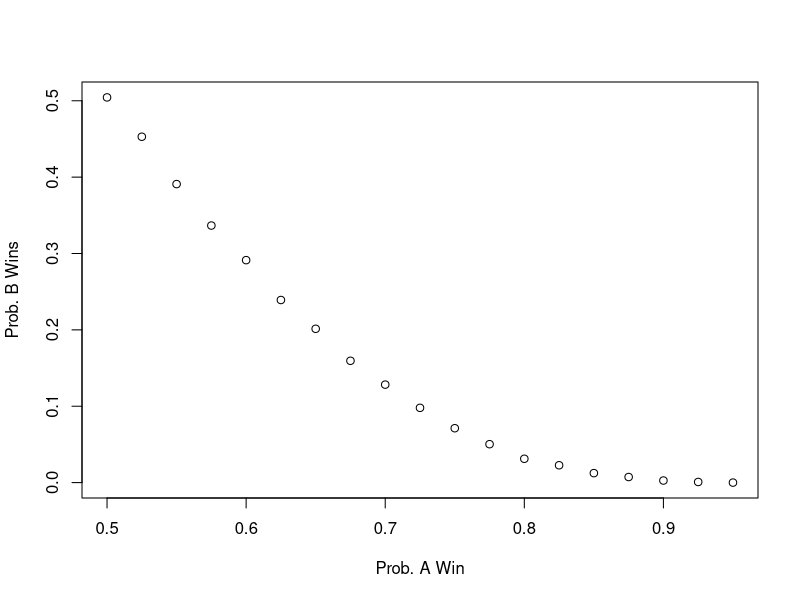
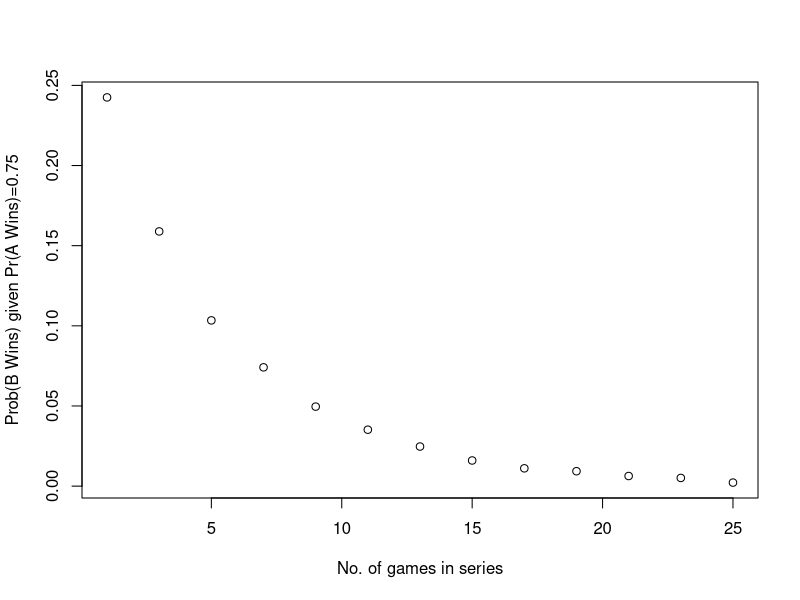

The R source for these figures, in order:
# Two teams, say the Cavs and the Warriors, are playing a seven game championship series. The first to win four games wins the series. The teams are equally good, so they each have a 50-50 chance of winning each game.
# If the Cavs lose the first game, what is the probability that they win the series?
# Assign a variable 'n' as the number of remaining games.
n = 6

# Assign a variable `outcomes` as a vector of possible game outcomes, where 0 indicates a loss and 1 indicates a win for the Cavs.
outcomes = c(loss=0, win=1)

# Assign a variable `l` to a list of all possible outcomes in all remaining games. Use the `rep` function on `list(outcomes)` to create list of length `n`.
l = rep(list(outcomes), n)


# Create a data frame named 'possibilities' that contains all combinations of possible outcomes for the remaining games.
possibilities = expand.grid(l)

# Create a vector named 'results' that indicates whether each row in the data frame 'possibilities' contains enough wins for the Cavs to win the series.
results = rowSums(possibilities)>=4
# Calculate the proportion of 'results' in which the Cavs win the series. Print the outcome to the console.

mean(results)

# Monte Carlo Simulation
# The variable `B` specifies the number of times we want the simulation to run. Let's run the Monte Carlo simulation 10,000 times.
B <- 10000

# Use the `set.seed` function to make sure your answer matches the expected result after random sampling.
set.seed(1)

# Create an object called `results` that replicates for `B` iterations a simulated series and determines whether that series contains at least four wins for the Cavs.
results = replicate(B, {
  # select one out of 0,1 with replacement bcz each event is independendt
  results_of_6_games = replicate(6,sample(c(0,1), size=1,replace=TRUE))
  sum(results_of_6_games) >= 4
})

# Calculate the frequency out of `B` iterations that the Cavs won at least four games in the remainder of the series. Print your answer to the console.
mean(results)

# Two teams, A and B, are playing a seven series game series. Team A is better than team B and has a p>0.5 chance of winning each game.
# Show how the prob of B wining varies as prob of A winning keeps increasing from 0.5 to 0.95

# Let's assign the variable 'p' as the vector of probabilities that team A will win.
# starting from - 0.5 increase by 0.025 till 0.95 is reached
p <- seq(0.5, 0.95, 0.025)
# Calculate no. of items in sequence
length(seq(0.5, 0.95, 0.025))
# Given a value 'p', the probability of winning the series for the underdog team B can be computed with the following function based on a Monte Carlo simulation:
prob_win <- function(p){
  B <- 10000
  result <- replicate(B, {
    b_win <- sample(c(1,0), 7, replace = TRUE, prob = c(1-p, p))
    sum(b_win)>=4
  })
  mean(result)
}

# Apply the 'prob_win' function across the vector of probabilities that team A will win to determine the probability that team B will win. Call this object 'Pr'.

Pr = sapply(p, prob_win)

# Plot the probability 'p' on the x-axis and 'Pr' on the y-axis.
# This show how prob of B winning changes as prob of a winning goes on increasing
plot(p, Pr, xlab='Prob. A Win', ylab='Prob. B Wins')

# now keep the probability that team A wins fixed at p <- 0.75 and compute the probability for different series lengths. For example, wins in best of 1 game, 3 games, 5 games, and so on through a series that lasts 25 games.
# Given a value 'p', the probability of winning the series for the underdog team B can be computed with the following function based on a Monte Carlo simulation:
prob_win <- function(N, p=0.75){
  B <- 10000
  result <- replicate(B, {
    #result of N games of the series 
    b_win <- sample(c(1,0), N, replace = TRUE, prob = c(1-p, p))
    # Won the series of N games if won more than half
    sum(b_win)>=(N+1)/2
  })
  mean(result)
}

# Assign the variable 'N' as the vector of series lengths. Use only odd numbers ranging from 1 to 25 games.
N = seq(1, 25, 2)


# Apply the 'prob_win' function across the vector of series lengths to determine the probability that team B will win. Call this object `Pr`.
Pr = sapply(N,prob_win)

# Plot the number of games in the series 'N' on the x-axis and 'Pr' on the y-axis.

plot(N, Pr, xlab="No. of games in series", ylab='Prob(B Wins) given Pr(A Wins)=0.75')
